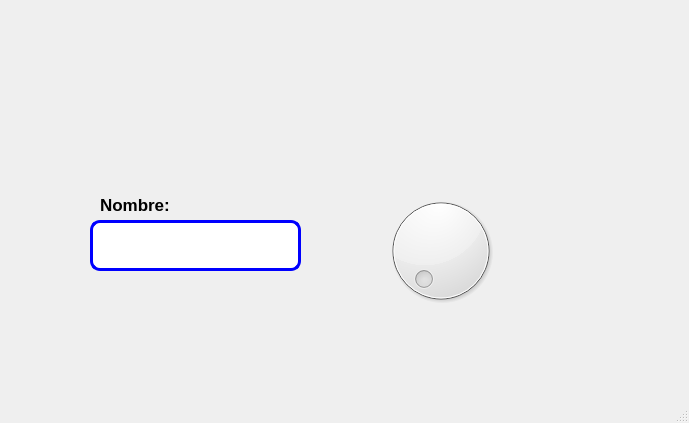
<?xml version="1.0" encoding="UTF-8"?>
<ui version="4.0">
 <class>MainWindow</class>
 <widget class="QMainWindow" name="MainWindow">
  <property name="geometry">
   <rect>
    <x>0</x>
    <y>0</y>
    <width>689</width>
    <height>423</height>
   </rect>
  </property>
  <property name="windowTitle">
   <string>MainWindow</string>
  </property>
  <widget class="QWidget" name="centralwidget">
   <widget class="QLabel" name="label_2">
    <property name="geometry">
     <rect>
      <x>580</x>
      <y>300</y>
      <width>91</width>
      <height>81</height>
     </rect>
    </property>
    <property name="font">
     <font>
      <pointsize>8</pointsize>
     </font>
    </property>
    <property name="cursor">
     <cursorShape>ArrowCursor</cursorShape>
    </property>
    <property name="styleSheet">
     <string notr="true"/>
    </property>
    <property name="text">
     <string/>
    </property>
    <property name="pixmap">
     <pixmap>../../../3D Objects/Castor.jpg</pixmap>
    </property>
    <property name="scaledContents">
     <bool>true</bool>
    </property>
   </widget>
   <widget class="QLabel" name="label">
    <property name="geometry">
     <rect>
      <x>100</x>
      <y>190</y>
      <width>101</width>
      <height>31</height>
     </rect>
    </property>
    <property name="font">
     <font>
      <pointsize>13</pointsize>
     </font>
    </property>
    <property name="text">
     <string>&lt;html&gt;&lt;head/&gt;&lt;body&gt;&lt;p&gt;&lt;span style=&quot; font-weight:600;&quot;&gt;Nombre:&lt;/span&gt;&lt;/p&gt;&lt;/body&gt;&lt;/html&gt;</string>
    </property>
   </widget>
   <widget class="QLineEdit" name="txt_nombre_imagen">
    <property name="geometry">
     <rect>
      <x>90</x>
      <y>220</y>
      <width>211</width>
      <height>51</height>
     </rect>
    </property>
    <property name="font">
     <font>
      <pointsize>11</pointsize>
     </font>
    </property>
    <property name="styleSheet">
     <string notr="true">border: 3px solid blue;
border-radius:10px</string>
    </property>
    <property name="text">
     <string/>
    </property>
   </widget>
   <widget class="QDial" name="selectorImagen">
    <property name="geometry">
     <rect>
      <x>370</x>
      <y>190</y>
      <width>141</width>
      <height>121</height>
     </rect>
    </property>
   </widget>
   <widget class="QLabel" name="label_3">
    <property name="geometry">
     <rect>
      <x>0</x>
      <y>0</y>
      <width>171</width>
      <height>51</height>
     </rect>
    </property>
    <property name="text">
     <string/>
    </property>
    <property name="pixmap">
     <pixmap>../../../3D Objects/UAT.png</pixmap>
    </property>
    <property name="scaledContents">
     <bool>true</bool>
    </property>
   </widget>
   <widget class="QLabel" name="label_4">
    <property name="geometry">
     <rect>
      <x>530</x>
      <y>0</y>
      <width>161</width>
      <height>51</height>
     </rect>
    </property>
    <property name="text">
     <string/>
    </property>
    <property name="pixmap">
     <pixmap>../../../3D Objects/facultad_ingenieria_tampico.png</pixmap>
    </property>
    <property name="scaledContents">
     <bool>true</bool>
    </property>
   </widget>
  </widget>
  <widget class="QMenuBar" name="menubar">
   <property name="geometry">
    <rect>
     <x>0</x>
     <y>0</y>
     <width>689</width>
     <height>21</height>
    </rect>
   </property>
  </widget>
  <widget class="QStatusBar" name="statusbar"/>
 </widget>
 <resources>
  <include location="../Archivos/Recursos.qrc"/>
 </resources>
 <connections/>
</ui>
